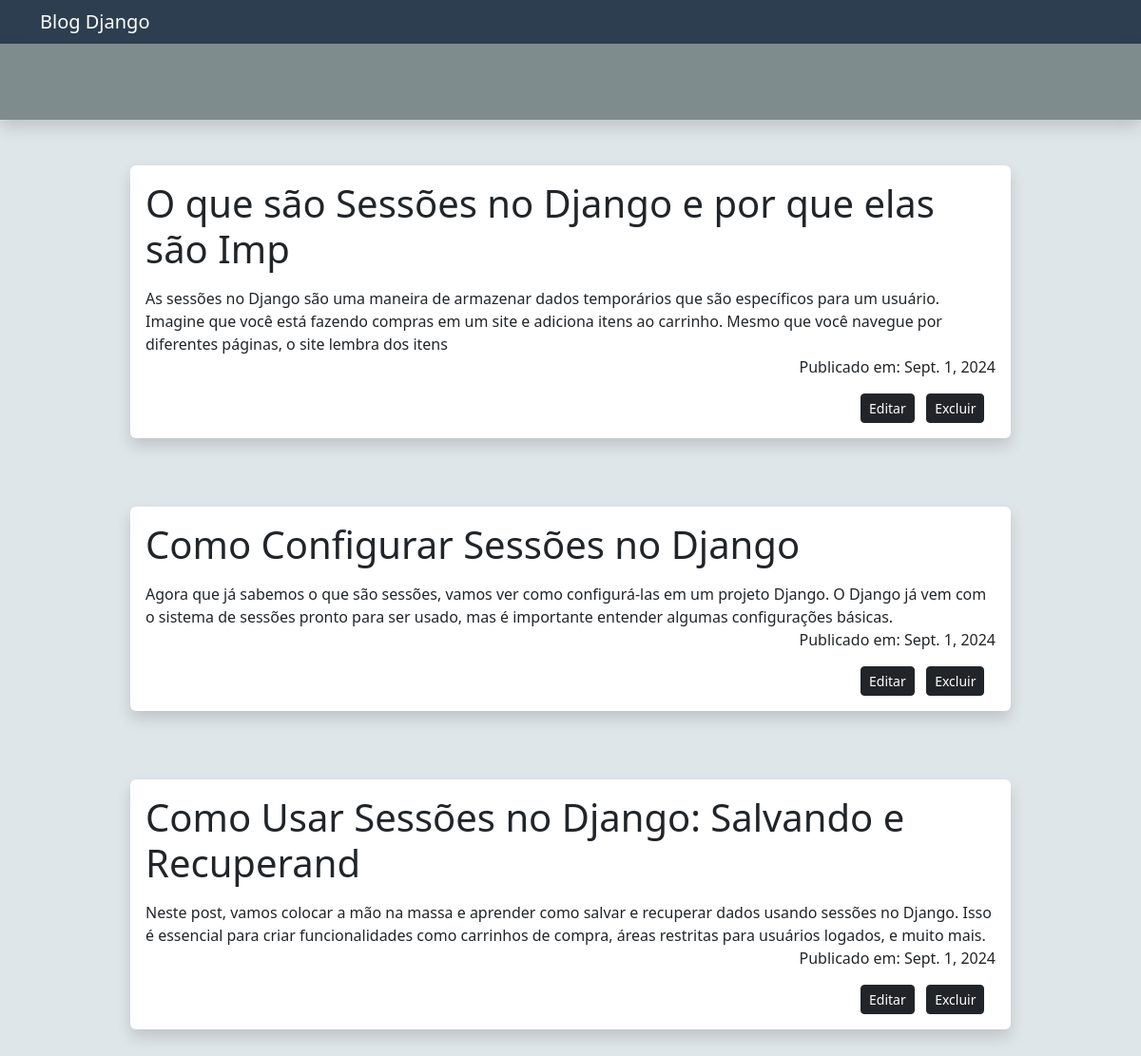
The app's page /listar/ with its own data.
### blog/models.py (models this page shows)
class Blog(models.Model):
    titulo = models.CharField(max_length=50, null=False, blank=False)
    conteudo = models.TextField(max_length=255, null=False, blank=False)
    data_criacao = models.DateField(auto_now_add=True, null=True)

### blog/views.py (the view)
# urls.py: path('listar/', BlogListView.as_view(), name="blog_list"),
class BlogListView(ListView):
    model = Blog

### blog/templates/blog/blog_list.html
{% extends 'base.html' %}
{% block content %}
<div class="row mt-4 justify-content-center">
    {% for blog in blog_list %}
    <div class="col-10">
        <div class="jumbotron mt-4 shadow p-3 mb-5 bg-white rounded">
            <h1 class="display-6">{{blog.titulo}}</h1>
            <p class="lead"></p>{{blog.conteudo}}
            <p class="d-flex justify-content-end">Publicado em: {{blog.data_criacao}}</p>
            <div class="d-flex justify-content-end">
                <div class="row">
                    <div class="col-5">
                        <a class="btn btn-dark btn-sm" href="{% url 'blog_update' blog.pk %}" role="button">Editar</a>
                    </div>
                    <div class="col-1">
                        <a class="btn btn-dark btn-sm" href="{% url 'blog_delete' blog.pk %}" role="button">Excluir</a>
                    </div>
                </div>
            </div>
        </div>
    </div>
    {% endfor %}
</div>
{% endblock %}

### blog/templates/base.html (shortened to what this page needs)
{% load static %}
{% load bootstrap5 %}
{% bootstrap_css %}
<!DOCTYPE html>
<html lang="en">
<head>
    <link rel="stylesheet" href="{% static 'blog/css/styles.css' %}">
</head>
<body>
    {% include 'componentes/header.html' %}
    <main class="container">
        {% block content%} {% endblock %}
    </main>
</body>
</html>

### blog/templates/componentes/header.html (shortened to what this page needs)
<header>
    <nav class="navbar navbar-dark">
        <div class="container">
            <div class="col-10">
                <a class="navbar-brand" href="{% url 'blog_list' %}">Blog Django</a>
            </div>
        </div>
    </nav>
    {% if request.session.nome_usuario %}
    <nav class="navbar navbar-expand-lg navbar-dark nav-1 shadow">
        <div class="container">
            <button class="navbar-toggler" type="button" data-toggle="collapse" data-target="#navbarNav" aria-controls="navbarNav" aria-expanded="false" aria-label="Alterna navegação">
            <span class="navbar-toggler-icon"></span>
            </button>
            <div class="collapse navbar-collapse justify-content-sm-center" id="navbarNav">
            <ul class="navbar-nav">
                <li class="nav-item">
                    <a class="nav-link" href="{% url 'blog_list' %}">Postagens</a>
                </li>
                <li class="nav-item">
                    <a class="nav-link" href="{% url 'blog_create' %}">Cadastrar</a>
            </ul>
        </div>
      </nav>
      {% else %}
      <nav class="navbar navbar-expand-lg navbar-dark nav-1 shadow">
      </nav>
      {% endif %}
</header>

### blog/static/blog/css/styles.css (style rules this page uses)
body { background-color: #dfe6e9 !important; }
nav { background-color: #2c3e50; }
.nav-1 { background-color: #7f8c8d; height: 10vh; }

### records on screen
Blog: titulo "O que são Sessões no Django e por que elas são Imp", conteudo "As sessões no Django são uma maneira de armazenar dados temporários que são específicos para um usuário. Imagine que você está fazendo compras em um site e adiciona itens ao carrinho. Mesmo que você navegue por diferentes páginas, o site lembra dos itens", data_criacao "Sept. 1, 2024"
Blog: titulo "Como Configurar Sessões no Django", conteudo "Agora que já sabemos o que são sessões, vamos ver como configurá-las em um projeto Django. O Django já vem com o sistema de sessões pronto para ser usado, mas é importante entender algumas configurações básicas.", data_criacao "Sept. 1, 2024"
Blog: titulo "Como Usar Sessões no Django: Salvando e Recuperand", conteudo "Neste post, vamos colocar a mão na massa e aprender como salvar e recuperar dados usando sessões no Django. Isso é essencial para criar funcionalidades como carrinhos de compra, áreas restritas para usuários logados, e muito mais.", data_criacao "Sept. 1, 2024"
